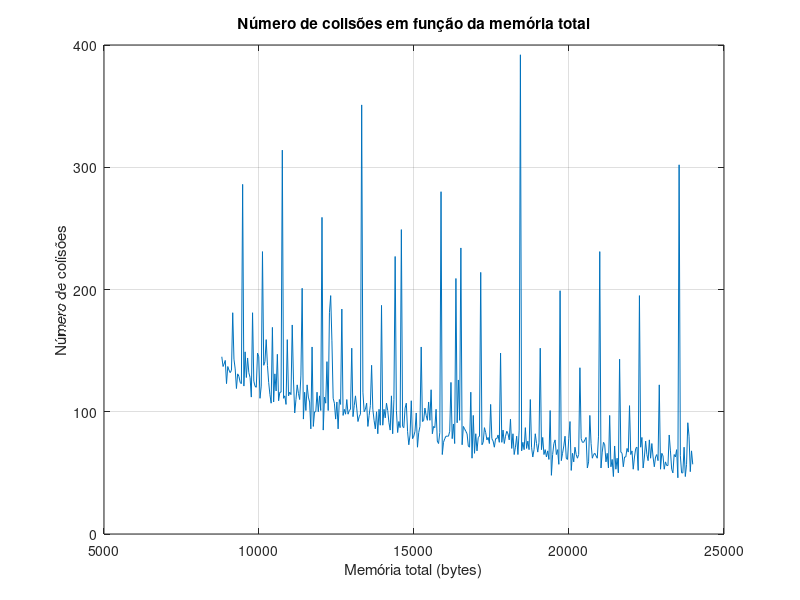
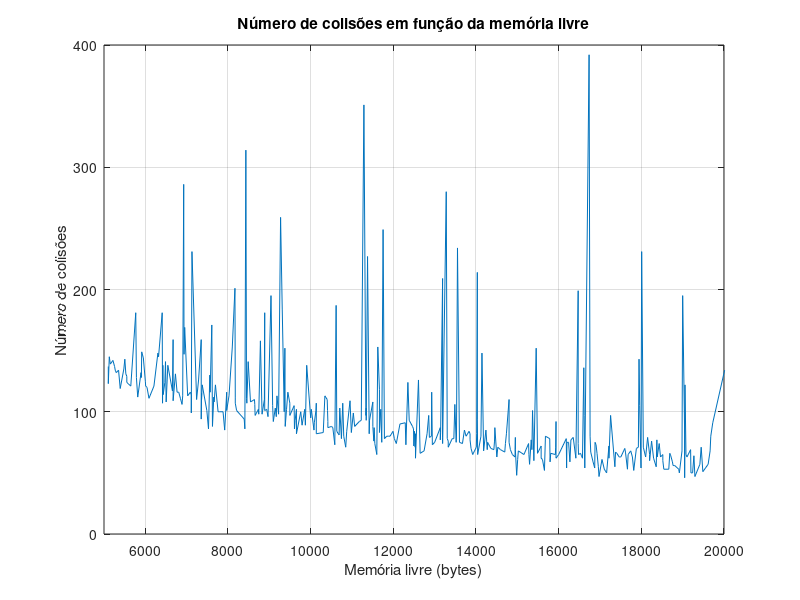
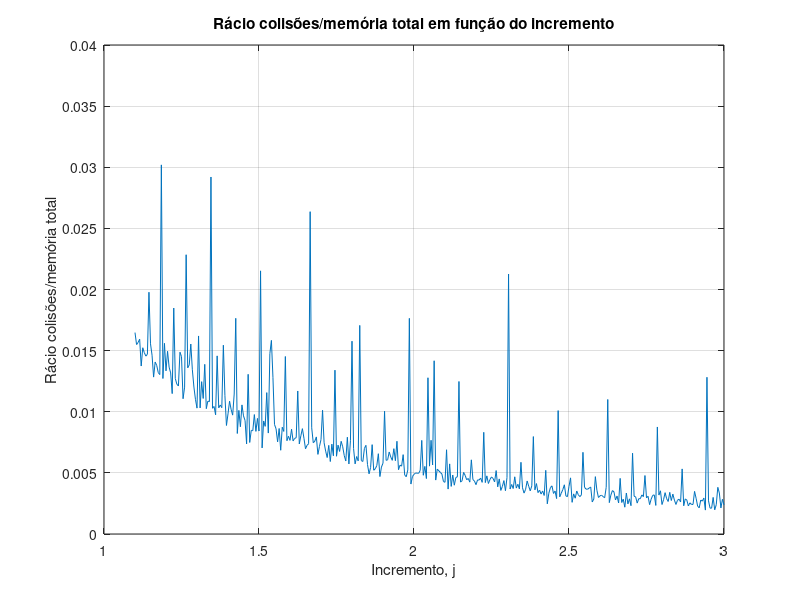
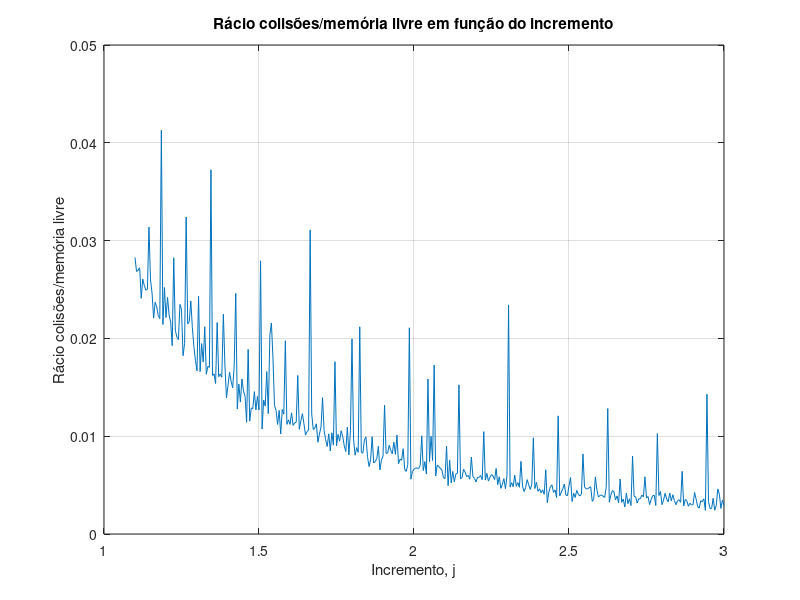

Reproduce these figures in MATLAB, in order.
clear
close all
clc

% Obter dados do ficheiro
table = load("first.txt");
j = table(:,1);
new_size = table(:,2);
memory = table(:,3);
free_memory = table(:,4);
collisions = table(:,5);

% Ordenar arrays free_memory e collisions (com base no free_memory)
[free_memory_sorted,sortIdx] = sort(free_memory,'ascend');
collisions_sorted = collisions(sortIdx);

% Obter rácios
ratio_col_mem = collisions./memory;
ratio_col_free = collisions./free_memory;

% Plots
figure(1)
plot(memory,collisions)
title('Número de colisões em função da memória total')
xlabel('Memória total (bytes)')
ylabel('Número de colisões')
grid on

figure(2)
plot(free_memory_sorted,collisions_sorted)
title('Número de colisões em função da memória livre')
xlabel('Memória livre (bytes)')
ylabel('Número de colisões')
grid on
xlim([5000 20000])

figure(3)
plot(j,ratio_col_mem)
title('Rácio colisões/memória total em função do incremento')
xlabel('Incremento, j')
ylabel('Rácio colisões/memória total')
grid on

figure(4)
plot(j,ratio_col_free)
title('Rácio colisões/memória livre em função do incremento')
xlabel('Incremento, j')
ylabel('Rácio colisões/memória livre')
grid on

figure(5)
plot(memory,free_memory)
title('Memória livre em função da memória total')
xlabel('Memória total (bytes)')
ylabel('Número livre (bytes)')
grid on